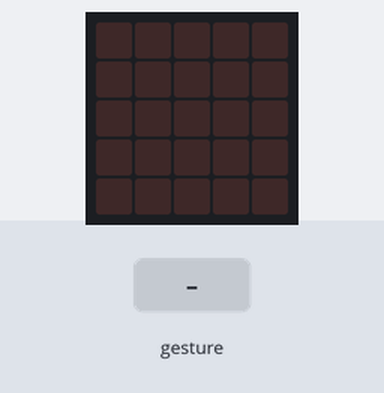
Simulated run of this program. Board: BBC micro:bit (MakeCode). Shown: the board's 5×5 LED display. The inputs (shaded band) are chosen by the test bench. Random numbers come from a fixed seed; a tilt is held for 1.5 s and a shake lasts 1 s, then the board lies face up again.

Above: at 1.2 s.
1.3 s: gesture 'shake'
At 1.8 s:
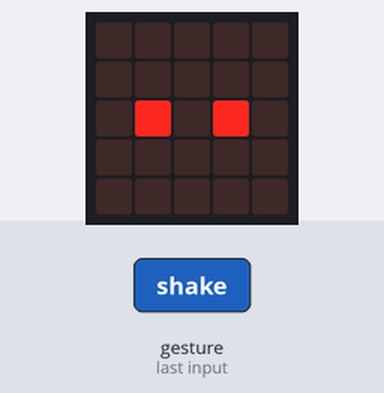
3.0 s: gesture 'shake'
At 4.3 s:
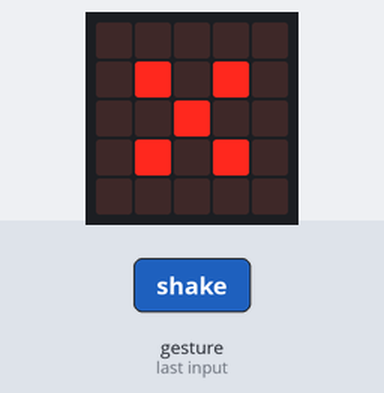
4.7 s: gesture 'shake'
At 5.6 s:
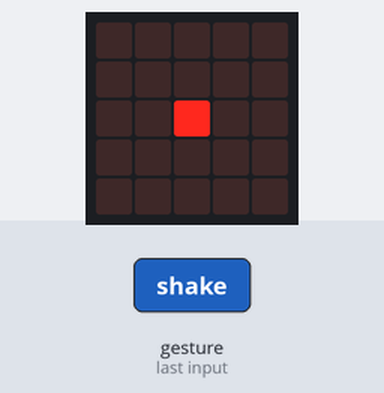
6.4 s: gesture 'shake'
At 6.9 s:
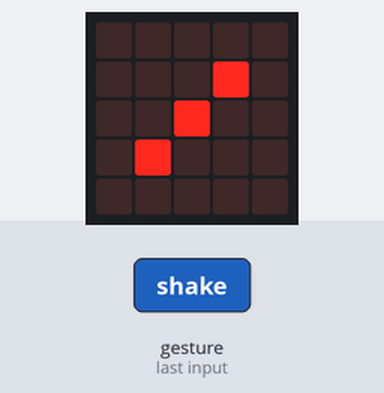
Timing chart, 0 to 9.1 s (numbered marks = the images above; inputs shaded):
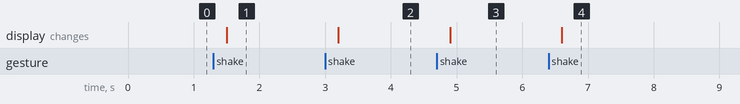

The program:

main.ts
```typescript
let random = 0
input.onGesture(Gesture.Shake, function () {
    random = randint(1, 6)
    if (random == 1) {
        basic.showLeds(`
            . . . . .
            . . . . .
            . . # . .
            . . . . .
            . . . . .
            `)
    } else if (random == 2) {
        basic.showLeds(`
            . . . . .
            . . . . .
            . # . # .
            . . . . .
            . . . . .
            `)
    } else if (random == 3) {
        basic.showLeds(`
            . . . . .
            . . . # .
            . . # . .
            . # . . .
            . . . . .
            `)
    } else if (random == 4) {
        basic.showLeds(`
            . . . . .
            . # . # .
            . . . . .
            . # . # .
            . . . . .
            `)
    } else if (random == 5) {
        basic.showLeds(`
            . . . . .
            . # . # .
            . . # . .
            . # . # .
            . . . . .
            `)
    } else {
        basic.showLeds(`
            . . . . .
            . # . # .
            . # . # .
            . # . # .
            . . . . .
            `)
    }
})
```

test.ts
```typescript
// tu są testy; nie będzie to kompilowane, gdy ten pakiet będzie używany jako rozszerzenie.
```

Measured:
- after the input at 1.3 s, the display: changes after 0.20 s (image 1)
- after the input at 3.0 s, the display: changes after 0.20 s (image 2)
- after the input at 4.7 s, the display: changes after 0.20 s (image 3)
- after the input at 6.4 s, the display: changes after 0.20 s (image 4)
